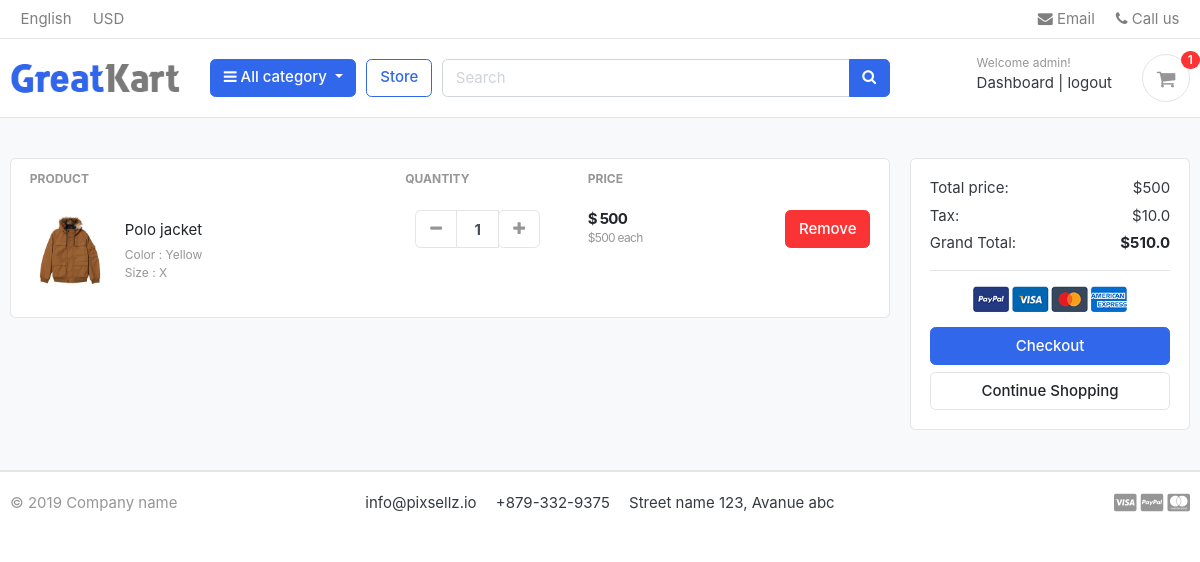
The app's page /cart/ (signed in), older data.
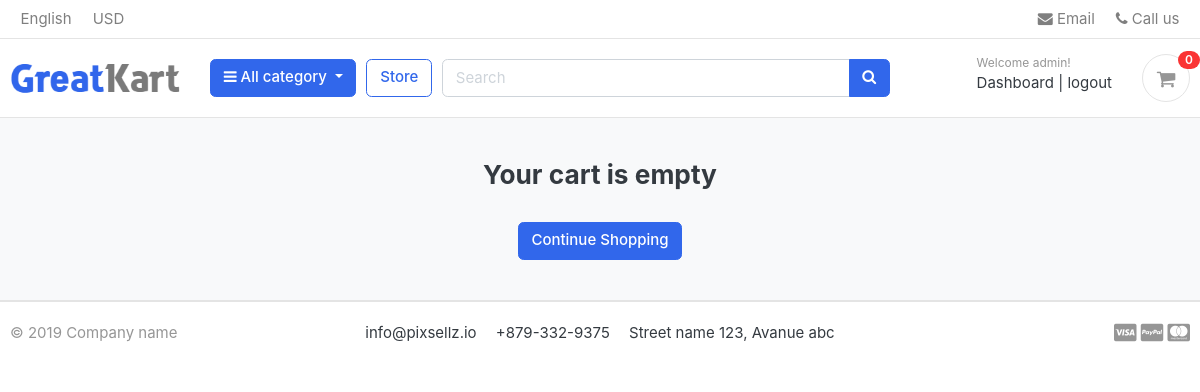
The same page, newer data.
### carts/models.py (models this page shows, shortened)
class CartItem(models.Model):
    user = models.ForeignKey(Account, on_delete=models.CASCADE, null=True)
    product = models.ForeignKey(Product, on_delete=models.CASCADE)
    variations = models.ManyToManyField(Variation, blank=True)
    cart = models.ForeignKey(Cart, on_delete=models.CASCADE, null=True)
    quantity = models.IntegerField()
    is_active = models.BooleanField(default=True)
    def sub_total(self):
        return self.product.price * self.quantity

### store/models.py (models this page shows, shortened)
class Product(models.Model):
    product_name = models.CharField(max_length=200, unique=True)
    slug = models.SlugField(max_length=200, unique=True)
    description = models.TextField(max_length=500, blank=True)
    price = models.IntegerField()
    images = models.ImageField(upload_to='photos/products')
    stock = models.IntegerField()
    is_available = models.BooleanField(default=True)
    category = models.ForeignKey(Category, on_delete=models.CASCADE)
    created_date = models.DateTimeField(auto_now_add=True)
    modified_date = models.DateTimeField(auto_now=True)
    def get_url(self):
        return reverse('product_detail', args=[self.category.slug, self.slug]) # product_detail is coming from store/urls.py

class Variation(models.Model):
    product = models.ForeignKey(Product, on_delete=models.CASCADE)
    variation_category = models.CharField(max_length=100, choices=variation_category_choice)
    variation_value = models.CharField(max_length=100)
    is_active = models.BooleanField(default=True)
    created_date = models.DateTimeField(auto_now=True)
    objects = VariationManager()

### carts/views.py (the view)
# urls.py: path('', views.cart, name='cart'),
def cart(request, total=0, quantity=0, cart_items=None):
    try:
        tax = 0
        grand_total = 0
        if request.user.is_authenticated:
            cart_items = CartItem.objects.filter(user=request.user, is_active=True) # get the cart items associated with the user
        else:
            cart = Cart.objects.get(cart_id=_cart_id(request)) # get the cart using the cart_id present in the session
            cart_items = CartItem.objects.filter(cart=cart, is_active=True) # get the cart items associated with the cart
        for cart_item in cart_items:
            total += (cart_item.product.price * cart_item.quantity) # calculate the total price
            quantity += cart_item.quantity # calculate the total quantity
        tax = (2 * total) / 100 # calculate tax as 2% of total
        grand_total = total + tax # calculate grand total
    except ObjectDoesNotExist: # type: ignore
        pass  # ignore if cart does not exist
    context = {
        'total': total,
        'quantity': quantity,
        'cart_items': cart_items,
        'tax': tax,
        'grand_total': grand_total,
    }
    return render(request, 'store/cart.html', context)

### carts/context_processors.py (called while the page is built)
def counter(request):
    cart_count = 0
    if 'admin' in request.path: # to avoid showing cart item count in admin panel
        return {}
    else:
        try:
            cart = Cart.objects.filter(cart_id=_cart_id(request)) # get the cart using the cart_id present in the session
            if request.user.is_authenticated:
                cart_items = CartItem.objects.all().filter(user=request.user)
            else:
                cart_items = CartItem.objects.all().filter(cart=cart[:1]) # get the cart items associated with the cart
            for cart_item in cart_items:
                cart_count += cart_item.quantity # count the total quantity of items in the cart
        except Cart.DoesNotExist:
            cart_count = 0
    return dict(cart_count=cart_count)

### carts/views.py (called while the page is built)
def _cart_id(request):
    cart = request.session.session_key # get the session key
    if not cart:
        cart = request.session.create() # create a new session if not present
    return cart

### category/context_processors.py (called while the page is built)
def menu_links(request):
    links = Category.objects.all()
    return dict(links=links)

### templates/store/cart.html (shortened to what this page needs)
{% extends 'base.html' %}
{% load static %}
{% block content %}
<section class="section-content padding-y bg">
<div class="container">
{% if not cart_items %}
    <h3 class="text-center">Your cart is empty</h3>
    <br>
    <div class="text-center">
        <a href="{% url 'store' %}" class="btn btn-primary">Continue Shopping</a>
    </div>
{% else %}
    <div class="row">
        <aside class="col-lg-9">
    <div class="card">
    <table class="table table-borderless table-shopping-cart">
    <thead class="text-muted">
    <tr class="small text-uppercase">
    <th scope="col">Product</th>
    <th scope="col" width="120">Quantity</th>
    <th scope="col" width="120">Price</th>
    <th scope="col" class="text-right" width="200"> </th>
    </tr>
    </thead>
    <tbody>
    {% for cart_item in cart_items %}
    <tr>
        <td>
		<figure class="itemside align-items-center">
			<div class="aside"><img src="{{ cart_item.product.images.url }}" class="img-sm"></div>
			<figcaption class="info">
				<a href="{{ cart_item.product.get_url }}" class="title text-dark">{{ cart_item.product.product_name }}</a>
				<p class="text-muted small">
					{% if cart_item.variations.all %}
						{% for item in cart_item.variations.all %}
							{{ item.variation_category | capfirst }} : {{ item.variation_value | capfirst }} <br>
						{% endfor %}
					{% endif %}
				</p>
			</figcaption>
		</figure>
        </td>
        <td>
					<div class="col">
						<div class="input-group input-spinner">
							<div class="input-group-prepend">
							<a href="{% url 'remove_cart' cart_item.product.id cart_item.id %}" class="btn btn-light" type="button" id="button-plus"> <i class="fa fa-minus"></i> </a>
							</div>
							<input type="text" class="form-control"  value="{{ cart_item.quantity }}">
							<div class="input-group-append">
								<form action="{% url 'add_cart' cart_item.product.id %}" method="POST">
									<button class="btn btn-light" type="submit" id="button-minus"> <i class="fa fa-plus"></i> </button>
								</form>
							</div>
						</div>
					</div>
        </td>
        <td>
            <div class="price-wrap">
                <var class="price">$ {{ cart_item.sub_total }}</var>
                <small class="text-muted"> ${{ cart_item.product.price }} each </small>
            </div>
        </td>
        <td class="text-right">
        <a href="{% url 'remove_cart_item' cart_item.product.id cart_item.id %}" onclick="return confirm('Are you sure to delete this item?')" class="btn btn-danger"> Remove</a>
        </td>
    </tr>
    {% endfor %}
    </tbody>
    </table>
    </div>
        </aside>
        <aside class="col-lg-3">
            <div class="card">
            <div class="card-body">
                <dl class="dlist-align">
                <dt>Total price:</dt>
                <dd class="text-right">${{ total }}</dd>
                </dl>
                <dl class="dlist-align">
                <dt>Tax:</dt>
                <dd class="text-right"> ${{ tax }}</dd>
                </dl>
                <dl class="dlist-align">
                <dt>Grand Total:</dt>
                <dd class="text-right text-dark b"><strong>${{ grand_total }}</strong></dd>
                </dl>
                <hr>
                <p class="text-center mb-3">
                    <img src="{% static 'images/misc/payments.png' %}" height="26">
                </p>
                <a href="{% url 'checkout' %}" class="btn btn-primary btn-block"> Checkout </a>
                <a href="{% url 'store' %}" class="btn btn-light btn-block">Continue Shopping</a>
            </div>
            </div>
    </aside>
    </div>
{% endif %}
</div>
</section>
{% endblock content %}

### templates/includes/navbar.html (shortened to what this page needs)
{% load static %}
<header class="section-header">
<nav class="navbar p-md-0 navbar-expand-sm navbar-light border-bottom">
<div class="container">
  <div class="collapse navbar-collapse" id="navbarTop4">
    <ul class="navbar-nav mr-auto">
    	<li class="nav-item dropdown">
		 	<a href="#" class="nav-link"> English </a>
		</li>
		<li class="nav-item dropdown">
			<a href="#" class="nav-link"> USD </a>
		</li>
    </ul>
    <ul class="navbar-nav">
		<li><a href="#" class="nav-link"> <i class="fa fa-envelope"></i> Email </a></li>
		<li><a href="#" class="nav-link"> <i class="fa fa-phone"></i> Call us </a></li>
	</ul>
  </div>
</div>
</nav>
<section class="header-main border-bottom">
	<div class="container">
<div class="row align-items-center">
	<div class="col-lg-2 col-md-3 col-6">
		<a href="{% url 'home' %}" class="brand-wrap">
			<img class="logo" src="{% static 'images/logo.png' %}">
		</a>
	</div>
	<div class="col-lg col-sm col-md col-6 flex-grow-0">
		<div class="category-wrap dropdown d-inline-block float-right">
			<button type="button" class="btn btn-primary dropdown-toggle" data-toggle="dropdown">
				<i class="fa fa-bars"></i> All category
			</button>
		</div>
	</div>
	<a href="{% url 'store' %}" class="btn btn-outline-primary">Store</a>
	<div class="col-lg  col-md-6 col-sm-12 col">
		<form action="{% url 'search' %}" class="search" method="GET">
			<div class="input-group w-100">
			    <input type="text" class="form-control"  style="width:60%;" placeholder="Search" name="keyword">
			    <div class="input-group-append">
			      <button class="btn btn-primary" type="submit">
			        <i class="fa fa-search"></i>
			      </button>
			    </div>
		    </div>
		</form>
	</div>
	<div class="col-lg-3 col-sm-6 col-8 order-2 order-lg-3">
				<div class="d-flex justify-content-end mb-3 mb-lg-0">
					{% if user.id is None %}
						<div class="widget-header">
							<small class="title text-muted">Welcome guest!</small>
							<div>
								<a href="{% url 'login' %}">Sign in</a> <span class="dark-transp"> | </span>
								<a href="{% url 'register' %}"> Register</a>
							</div>
						</div>
					{% else %}
						<div class="widget-header">
							<small class="title text-muted">Welcome {{ user.first_name }}!</small>
							<div>
								<a href="{% url 'dashboard' %}">Dashboard</a> <span class="dark-transp"> | </span>
								<a href="{% url 'logout' %}"> logout</a>
							</div>
						</div>
					{% endif %}
					<a href="{% url 'cart' %}" class="widget-header pl-3 ml-3">
						<div class="icon icon-sm rounded-circle border"><i class="fa fa-shopping-cart"></i></div>
						<span class="badge badge-pill badge-danger notify">{{ cart_count }}</span>
					</a>
				</div>
			</div>
</div>
	</div>
</section>
</header>

Row changes from the older to the newer data that the page shows:
removed CartItem: product.images (picture), product.product_name "Polo jacket", quantity "1", sub_total "500", product.price "500"
no longer on this page (row unchanged): Variation: variation_category "Color", variation_value "Yellow"
no longer on this page (row unchanged): Variation: variation_category "Size", variation_value "X"
Text that changed along with them:
{{ cart_count }}: "1" → "0"
{{ total }}: "500" → (not shown)
{{ tax }}: "10.0" → (not shown)
{{ grand_total }}: "510.0" → (not shown)
text no longer shown: "PRODUCT QUANTITY PRICE Total price: $ Tax: $ Grand Total: $ Checkout"
text now shown: "Your cart is empty"
